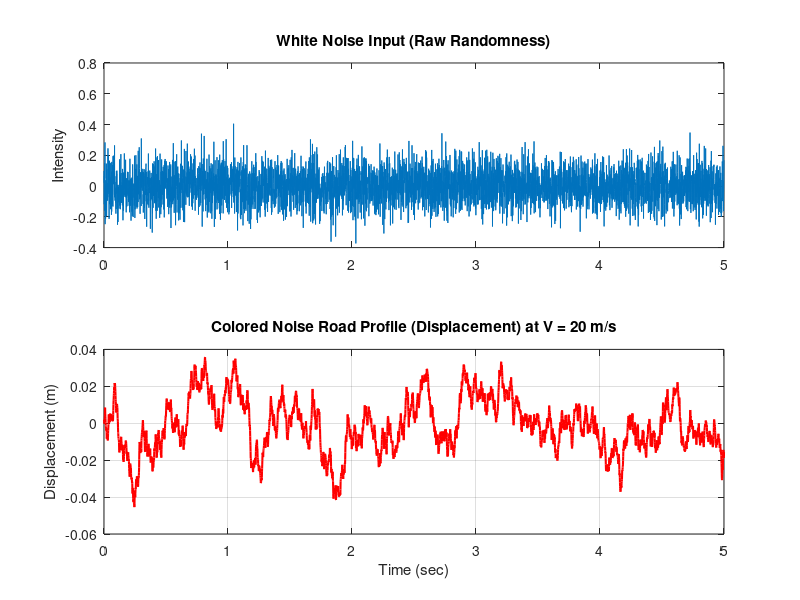

MATLAB code to generate this figure:
%% Parameters
V = 20;             % Vehicle speed (m/sec)
fs = 1000;          % Sampling frequency (Hz)
T = 5;              % Simulation time (seconds)
t = 0:1/fs:T;       % Time vector
sigma_w = 0.1;      % Intensity of white noise
rho = 0.45;         % Road roughness constant (depends on road type)

%% 1. Generate White Noise Input w(t)
w = sigma_w * randn(size(t));

%% 2. Define the Speed Dependent Filter G(s)
% The transfer function for a common road model is:
% G(s) = V / (s + rho*V)
num = [V];
den = [1, rho*V];
sys = tf(num, den);

%% 3. Generate Road Displacement z_o(t)
% Filter the white noise to get "Colored Noise"
z_o = lsim(sys, w, t);

%% Plotting
figure;
subplot(2,1,1);
plot(t, w);
title('White Noise Input (Raw Randomness)');
ylabel('Intensity');

subplot(2,1,2);
plot(t, z_o, 'r', 'LineWidth', 1.5);
title(['Colored Noise Road Profile (Displacement) at V = ', num2str(V), ' m/s']);
xlabel('Time (sec)');
ylabel('Displacement (m)');
grid on;
